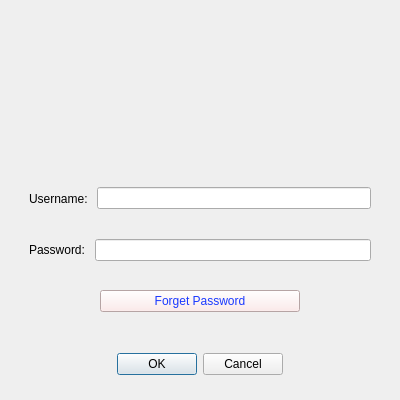
<?xml version="1.0" encoding="UTF-8"?>
<ui version="4.0">
 <class>Login</class>
 <widget class="QDialog" name="Login">
  <property name="geometry">
   <rect>
    <x>0</x>
    <y>0</y>
    <width>400</width>
    <height>400</height>
   </rect>
  </property>
  <property name="sizePolicy">
   <sizepolicy hsizetype="Fixed" vsizetype="Fixed">
    <horstretch>0</horstretch>
    <verstretch>0</verstretch>
   </sizepolicy>
  </property>
  <property name="minimumSize">
   <size>
    <width>400</width>
    <height>400</height>
   </size>
  </property>
  <property name="maximumSize">
   <size>
    <width>400</width>
    <height>400</height>
   </size>
  </property>
  <property name="windowTitle">
   <string>Dialog</string>
  </property>
  <layout class="QVBoxLayout" name="verticalLayout">
   <item>
    <widget class="QWidget" name="widget" native="true">
     <layout class="QVBoxLayout" name="verticalLayout_2">
      <item>
       <widget class="QWidget" name="widget_5" native="true">
        <property name="minimumSize">
         <size>
          <width>0</width>
          <height>150</height>
         </size>
        </property>
        <property name="styleSheet">
         <string notr="true">image: url(:/log_in_page.png);</string>
        </property>
       </widget>
      </item>
      <item>
       <widget class="QWidget" name="widget_2" native="true">
        <layout class="QHBoxLayout" name="horizontalLayout">
         <item>
          <widget class="QLabel" name="login_username_text">
           <property name="text">
            <string>Username: </string>
           </property>
          </widget>
         </item>
         <item>
          <widget class="QLineEdit" name="login_username_line_edit"/>
         </item>
        </layout>
       </widget>
      </item>
      <item>
       <widget class="QWidget" name="widget_3" native="true">
        <layout class="QHBoxLayout" name="horizontalLayout_2">
         <item>
          <widget class="QLabel" name="login_password_text">
           <property name="text">
            <string>Password: </string>
           </property>
          </widget>
         </item>
         <item>
          <widget class="QLineEdit" name="login_password_line_edit">
           <property name="echoMode">
            <enum>QLineEdit::PasswordEchoOnEdit</enum>
           </property>
          </widget>
         </item>
        </layout>
       </widget>
      </item>
      <item>
       <widget class="QWidget" name="widget_4" native="true">
        <layout class="QHBoxLayout" name="horizontalLayout_3">
         <item>
          <widget class="QPushButton" name="login_forget_password_BTN">
           <property name="maximumSize">
            <size>
             <width>200</width>
             <height>16777215</height>
            </size>
           </property>
           <property name="styleSheet">
            <string notr="true">color: rgb(26, 57, 255);
background-color: rgb(255, 229, 229);</string>
           </property>
           <property name="text">
            <string>Forget Password</string>
           </property>
          </widget>
         </item>
        </layout>
       </widget>
      </item>
     </layout>
    </widget>
   </item>
   <item>
    <widget class="QDialogButtonBox" name="login_page_BTN">
     <property name="maximumSize">
      <size>
       <width>16777215</width>
       <height>50</height>
      </size>
     </property>
     <property name="orientation">
      <enum>Qt::Horizontal</enum>
     </property>
     <property name="standardButtons">
      <set>QDialogButtonBox::Cancel|QDialogButtonBox::Ok</set>
     </property>
     <property name="centerButtons">
      <bool>true</bool>
     </property>
    </widget>
   </item>
  </layout>
 </widget>
 <resources/>
 <connections>
  <connection>
   <sender>login_page_BTN</sender>
   <signal>accepted()</signal>
   <receiver>Login</receiver>
   <slot>accept()</slot>
   <hints>
    <hint type="sourcelabel">
     <x>248</x>
     <y>254</y>
    </hint>
    <hint type="destinationlabel">
     <x>157</x>
     <y>274</y>
    </hint>
   </hints>
  </connection>
  <connection>
   <sender>login_page_BTN</sender>
   <signal>rejected()</signal>
   <receiver>Login</receiver>
   <slot>reject()</slot>
   <hints>
    <hint type="sourcelabel">
     <x>316</x>
     <y>260</y>
    </hint>
    <hint type="destinationlabel">
     <x>286</x>
     <y>274</y>
    </hint>
   </hints>
  </connection>
 </connections>
</ui>
